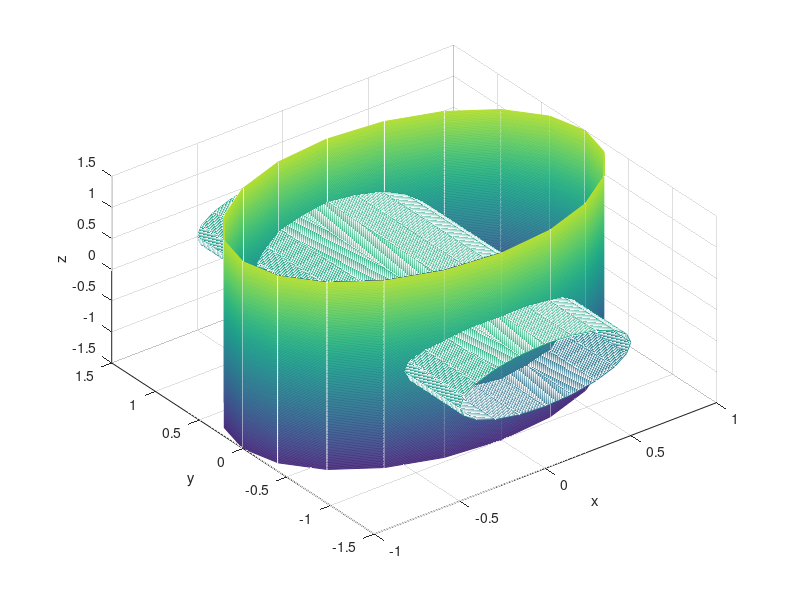

Recreate this plot in MATLAB.
u = 0 : pi/10 : 2*pi;
v = -2: 0.01 : 2;

[U, V] = meshgrid(u, v);
x = cos(U);
y = sin(U);
z = V;
x_1 = 0.5 * cos(U);
y_1 = V;
z_1 = 0.5 * sin(U);

figure('Name', 'Bài tập 11', 'NumberTitle', 'off')
title('Đồ thị hàm số');
mesh(x, y, z);
xlabel('x');
ylabel('y');
zlabel('z');
hold on;
mesh(x_1, y_1, z_1);
xlabel('x');
ylabel('y');
zlabel('z');
axis([-1 1 -1.5 1.5 -1.5 1.5]);
pbaspect([2 2 1]);
